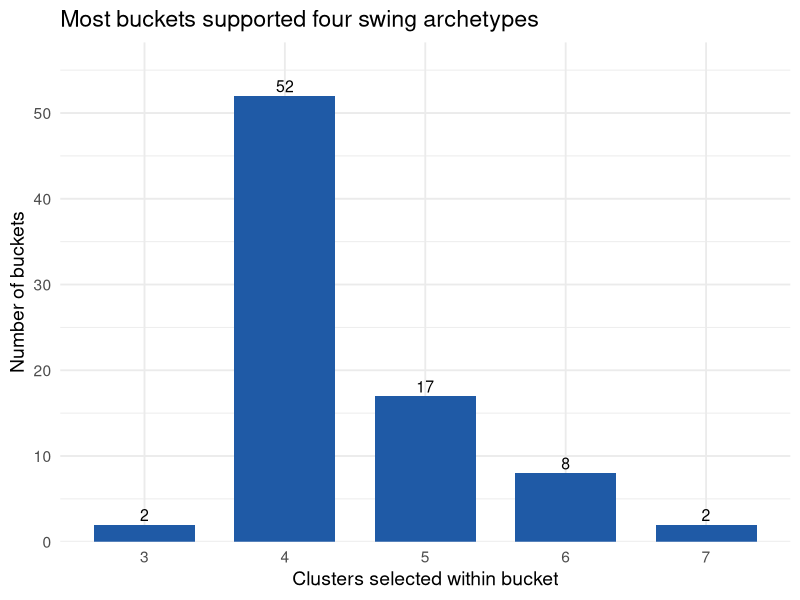
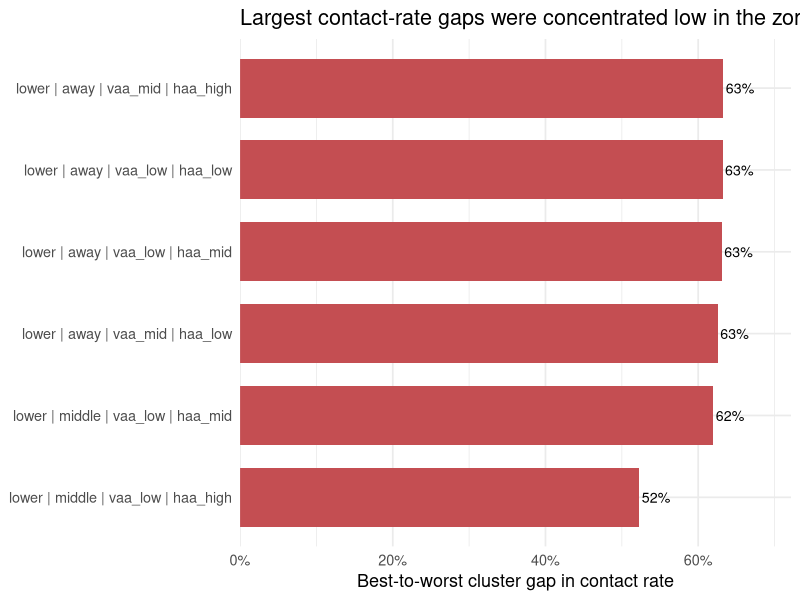
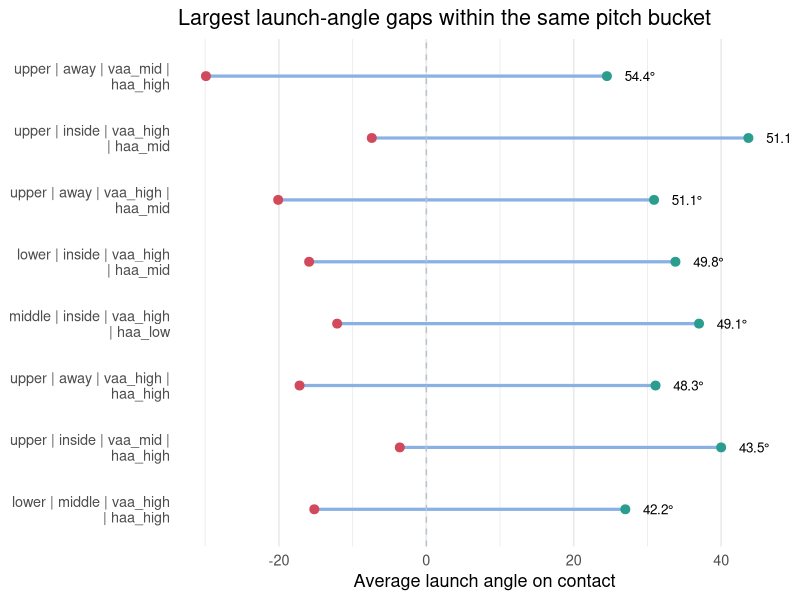

Generate these figures, in order, with R:
## ---- chunk 1
library(dplyr)
library(ggplot2)
library(knitr)
library(scales)

cluster_count_tbl <- tibble(
  selected_clusters = 3:7,
  buckets = c(2, 52, 17, 8, 2)
)

top_contact <- tibble(
  bucket_label = c(
    "lower | away | vaa_mid | haa_high",
    "lower | away | vaa_low | haa_low",
    "lower | away | vaa_low | haa_mid",
    "lower | away | vaa_mid | haa_low",
    "lower | middle | vaa_low | haa_mid",
    "lower | middle | vaa_low | haa_high"
  ),
  max_cluster_gap = c(0.633, 0.632, 0.631, 0.626, 0.620, 0.523)
) %>%
  mutate(bucket_label = factor(bucket_label, levels = rev(bucket_label)))

launch_angle_gap <- tibble(
  bucket_label = c(
    "upper | away | vaa_mid |\nhaa_high",
    "upper | inside | vaa_high\n| haa_mid",
    "upper | away | vaa_high |\nhaa_mid",
    "lower | inside | vaa_high\n| haa_mid",
    "middle | inside | vaa_high\n| haa_low",
    "upper | away | vaa_high |\nhaa_high",
    "upper | inside | vaa_mid |\nhaa_high",
    "lower | middle | vaa_high\n| haa_high"
  ),
  min_launch_angle = c(-29.9, -7.4, -20.1, -15.9, -12.1, -17.2, -3.6, -15.2),
  max_launch_angle = c(24.5, 43.7, 30.9, 33.8, 37.0, 31.1, 40.0, 27.0),
  launch_angle_gap = c(54.4, 51.1, 51.1, 49.8, 49.1, 48.3, 43.5, 42.2)
) %>%
  mutate(bucket_label = factor(bucket_label, levels = rev(bucket_label)))

sig_summary <- tibble(
  outcome = c("Contact", "In play", "Launch angle", "xwOBA on contact"),
  overall_sig = c(80, 81, 81, 71),
  total_buckets = c(81, 81, 81, 81),
  pairwise_sig = c(499, 558, 568, 304),
  total_pairwise = c(650, 650, 650, 650)
)

validation_tbl <- tibble(
  Metric = c("Mean silhouette", "Median silhouette", "Mean stability ARI", "Median stability ARI"),
  Value = c(0.192, 0.196, 0.997, 1.000)
)

player_tbl <- tibble(
  Player = c("Steven Kwan", "Luis Arraez", "Nico Hoerner", "Mookie Betts", "Javier Sanoja"),
  `Tracked swings` = c(1276, 1391, 1351, 1159, 392),
  `Contact vs context` = c(0.111, 0.107, 0.096, 0.094, 0.089)
)
## ---- chunk 2
library(knitr)
library(tibble)

tibble(
  Season = c("2024", "2025", "Combined"),
  `Total Pitches` = c("733,177", "742,080", "1,475,257"),
  `Total Swings` = c("462,245", "453,263", "915,508"),
  `Missing Bat Tracking` = c("32.2%", "27.6%", "29.9%")
) |> kable(align = "lrrr")
## ---- chunk 3
ggplot(cluster_count_tbl, aes(x = factor(selected_clusters), y = buckets)) +
  geom_col(fill = "#1f5aa6", width = 0.72) +
  geom_text(aes(label = buckets), vjust = -0.3, size = 4) +
  labs(
    x = "Clusters selected within bucket",
    y = "Number of buckets",
    title = "Most buckets supported four swing archetypes"
  ) +
  scale_y_continuous(expand = expansion(mult = c(0, 0.12))) +
  theme_minimal(base_size = 14)
## ---- chunk 4
ggplot(top_contact, aes(x = max_cluster_gap, y = bucket_label)) +
  geom_col(fill = "#c44e52", width = 0.72) +
  geom_text(aes(label = percent(max_cluster_gap, accuracy = 1)), hjust = -0.08, size = 3.6) +
  scale_x_continuous(labels = percent_format(accuracy = 1), expand = expansion(mult = c(0, 0.14))) +
  labs(
    x = "Best-to-worst cluster gap in contact rate",
    y = NULL,
    title = "Largest contact-rate gaps were concentrated low in the zone"
  ) +
  theme_minimal(base_size = 13)
## ---- chunk 5
ggplot(launch_angle_gap, aes(y = bucket_label)) +
  geom_segment(aes(x = min_launch_angle, xend = max_launch_angle, yend = bucket_label), linewidth = 1.1, color = "#8ab1e3") +
  geom_vline(xintercept = 0, color = "#b7c4cf", linetype = "dashed") +
  geom_point(aes(x = min_launch_angle), size = 2.7, color = "#d1495b") +
  geom_point(aes(x = max_launch_angle), size = 2.7, color = "#2a9d8f") +
  geom_text(aes(x = max_launch_angle + 2, label = paste0(round(launch_angle_gap, 1), "°")), hjust = -0.1, size = 3.4) +
  labs(
    x = "Average launch angle on contact",
    y = NULL,
    title = "Largest launch-angle gaps within the same pitch bucket"
  ) +
  theme_minimal(base_size = 13) +
  theme(panel.grid.major.y = element_blank())
## ---- chunk 6
kable(
  sig_summary %>%
    mutate(
      `Overall significant` = paste0(overall_sig, "/", total_buckets),
      `Pairwise significant` = paste0(pairwise_sig, "/", total_pairwise)
    ) %>%
    select(
      Outcome = outcome,
      `Overall significant`,
      `Pairwise significant`
    ),
  caption = "Between-cluster outcome differences"
)
## ---- chunk 7
kable(validation_tbl, caption = "Cluster validation summary")
## ---- chunk 8
kable(player_tbl, caption = "Top context-adjusted contact performers")
